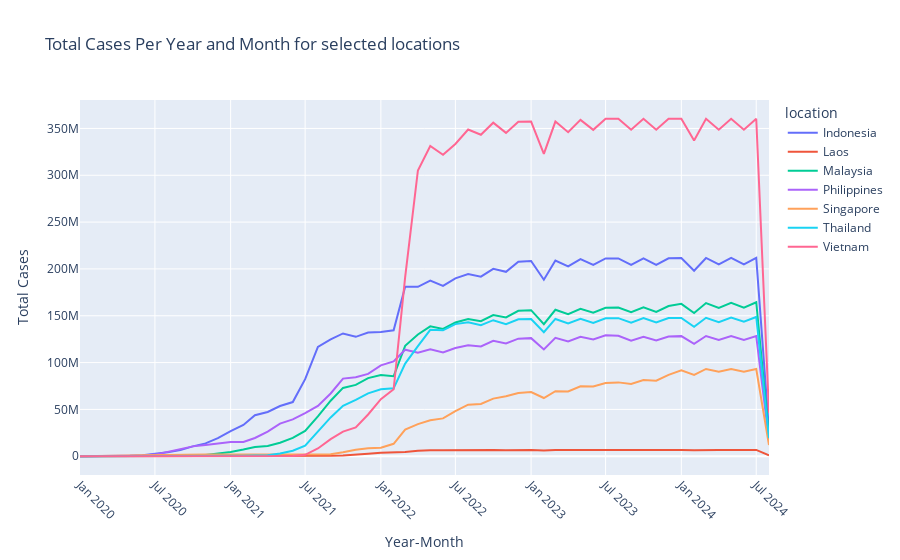

Source (notebook cell):
### Markdown cell above
### Total Cases

### Code cell
tlabel="Total Cases Per Year and Month for selected locations"
xcol='YearMonth'
xlabel='Year-Month'
ycol = 'TotalCases'
ylabel ='Total Cases'
line_col = "location"
line_selc = ["Indonesia", "Singapore", "Malaysia","Thailand","Philippines","Vietnam","Laos",]
style="plotly"

plots.periodic_month(df=df,
                xcol=xcol,
                xlabel=xlabel,
                ycol=ycol,
                ylabel=ylabel,
                tlabel=tlabel,
                style=style,
                line_col=line_col,
                line_selc=line_selc)
